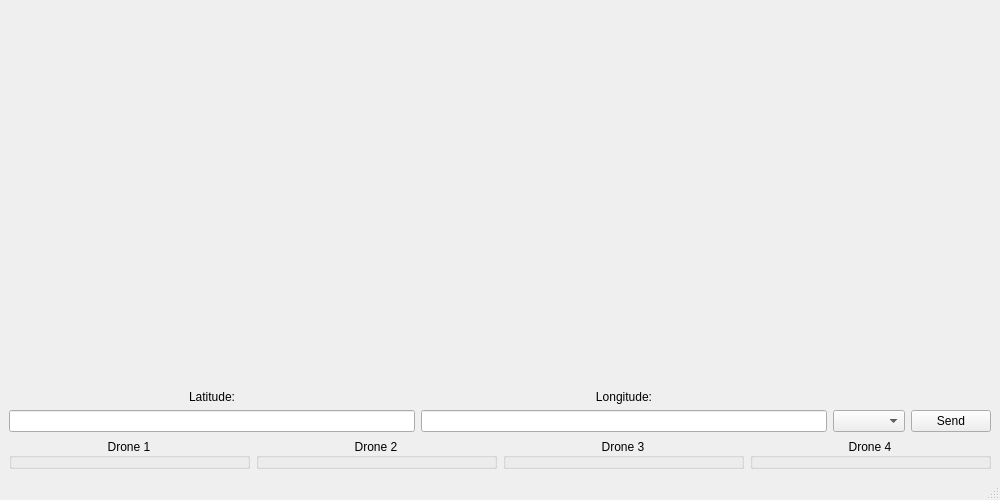
<?xml version="1.0" encoding="UTF-8"?>
<ui version="4.0">
 <class>MainWindow</class>
 <widget class="QMainWindow" name="MainWindow">
  <property name="enabled">
   <bool>true</bool>
  </property>
  <property name="geometry">
   <rect>
    <x>0</x>
    <y>0</y>
    <width>1000</width>
    <height>500</height>
   </rect>
  </property>
  <property name="windowTitle">
   <string>MainWindow</string>
  </property>
  <widget class="QWidget" name="centralwidget">
   <layout class="QVBoxLayout" name="verticalLayout_3">
    <item>
     <widget class="QWidget" name="mapContainer" native="true">
      <property name="sizePolicy">
       <sizepolicy hsizetype="Expanding" vsizetype="Expanding">
        <horstretch>9</horstretch>
        <verstretch>0</verstretch>
       </sizepolicy>
      </property>
      <property name="focusPolicy">
       <enum>Qt::FocusPolicy::StrongFocus</enum>
      </property>
     </widget>
    </item>
    <item>
     <layout class="QHBoxLayout" name="horizontalLayout">
      <item>
       <layout class="QVBoxLayout" name="verticalLayout">
        <item>
         <widget class="QLabel" name="label_2">
          <property name="text">
           <string>Latitude:</string>
          </property>
          <property name="alignment">
           <set>Qt::AlignmentFlag::AlignCenter</set>
          </property>
         </widget>
        </item>
        <item>
         <widget class="QLineEdit" name="latInput"/>
        </item>
       </layout>
      </item>
      <item>
       <layout class="QVBoxLayout" name="verticalLayout_2">
        <item>
         <widget class="QLabel" name="label">
          <property name="layoutDirection">
           <enum>Qt::LayoutDirection::LeftToRight</enum>
          </property>
          <property name="text">
           <string>Longitude:</string>
          </property>
          <property name="alignment">
           <set>Qt::AlignmentFlag::AlignCenter</set>
          </property>
         </widget>
        </item>
        <item>
         <widget class="QLineEdit" name="lonInput"/>
        </item>
       </layout>
      </item>
      <item>
       <layout class="QVBoxLayout" name="verticalLayout_4">
        <item>
         <widget class="QLabel" name="label_3">
          <property name="text">
           <string/>
          </property>
         </widget>
        </item>
        <item>
         <widget class="QComboBox" name="droneSelector"/>
        </item>
       </layout>
      </item>
      <item>
       <layout class="QVBoxLayout" name="verticalLayout_5">
        <item>
         <widget class="QLabel" name="label_4">
          <property name="text">
           <string/>
          </property>
         </widget>
        </item>
        <item>
         <widget class="QPushButton" name="sendManualButton">
          <property name="text">
           <string>Send</string>
          </property>
         </widget>
        </item>
       </layout>
      </item>
     </layout>
    </item>
    <item>
     <layout class="QHBoxLayout" name="horizontalLayout_2">
      <item>
       <widget class="QGroupBox" name="drone1Box">
        <property name="title">
         <string>Drone 1</string>
        </property>
        <property name="alignment">
         <set>Qt::AlignmentFlag::AlignCenter</set>
        </property>
       </widget>
      </item>
      <item>
       <widget class="QGroupBox" name="drone2Box">
        <property name="title">
         <string>Drone 2</string>
        </property>
        <property name="alignment">
         <set>Qt::AlignmentFlag::AlignCenter</set>
        </property>
       </widget>
      </item>
      <item>
       <widget class="QGroupBox" name="drone3Box">
        <property name="title">
         <string>Drone 3</string>
        </property>
        <property name="alignment">
         <set>Qt::AlignmentFlag::AlignCenter</set>
        </property>
       </widget>
      </item>
      <item>
       <widget class="QGroupBox" name="drone4Box">
        <property name="title">
         <string>Drone 4</string>
        </property>
        <property name="alignment">
         <set>Qt::AlignmentFlag::AlignCenter</set>
        </property>
       </widget>
      </item>
     </layout>
    </item>
   </layout>
  </widget>
  <widget class="QMenuBar" name="menubar">
   <property name="geometry">
    <rect>
     <x>0</x>
     <y>0</y>
     <width>1000</width>
     <height>23</height>
    </rect>
   </property>
  </widget>
  <widget class="QStatusBar" name="statusbar"/>
 </widget>
 <resources/>
 <connections/>
</ui>
